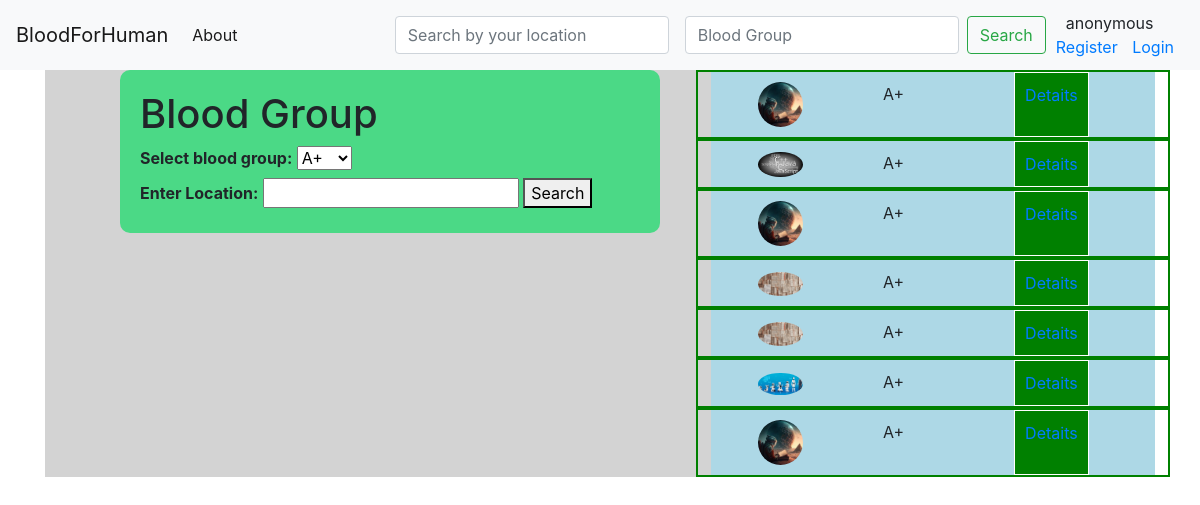
Page /Blood/Blood/A+ on the earlier database version.
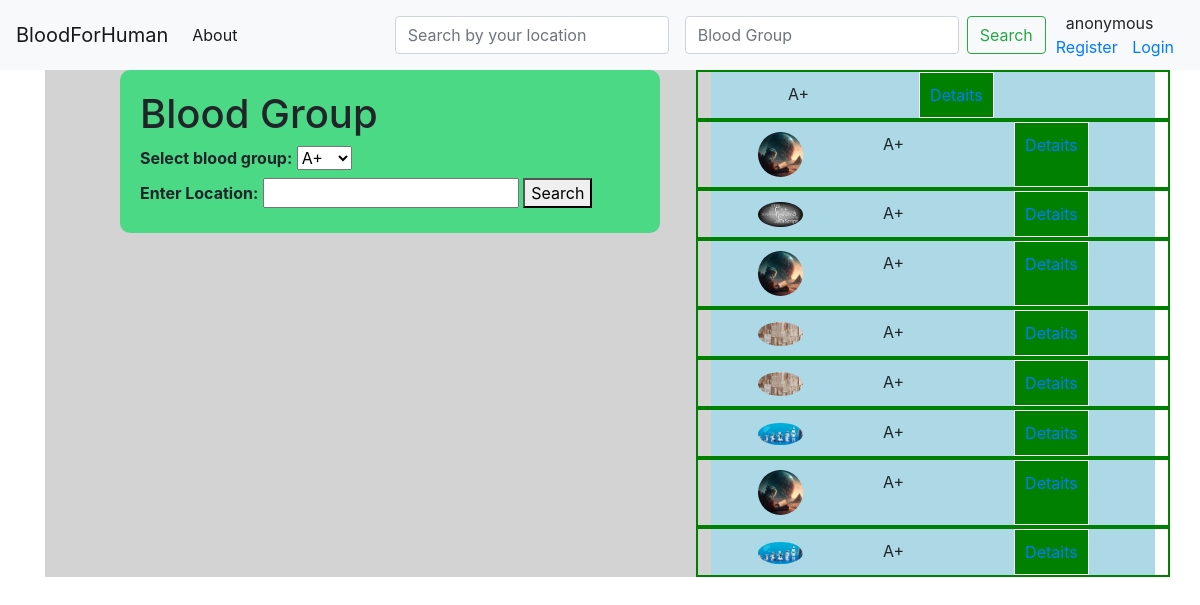
Same page on the later database version.
### accounts/models.py (models this page shows, shortened)
class CustomUser(AbstractUser):
    username = models.CharField(max_length=50, unique=True)
    first_name = models.CharField(max_length=40,null=True, blank=True)
    last_name = models.CharField(max_length=40, null=True, blank=True)
    email = models.EmailField(unique=True)
    password = models.CharField(max_length=50)
    bloodgroup = models.CharField(max_length=10)
    registertime = models.DateTimeField(auto_now_add=True)
    updatetime = models.DateTimeField(auto_now=True)
    donateStatus = models.BooleanField(choices=DONATE_CHOICES, default=True, null=True, blank=True)
    district = models.CharField(max_length = 100, null=True, blank=True)
    subdistrict = models.CharField(max_length = 100, null=True, blank=True)
    union = models.CharField(max_length = 100, null=True, blank=True)
    contract = models.CharField(max_length=11)
    image = models.ImageField(upload_to='profile_images/', blank=True, null=True)
    location_track = models.CharField(max_length=500)

### Blood/views.py (the view)
# urls.py: path('Blood/<str:group>', views.BloodViews.as_view(), name='bloodbank'),
class BloodViews(View):
    template_name = "bloodlist.html"
    model = CustomUser
    def get(self, request, *args, **kwargs):
        group = kwargs.get('group')
        availablelist = CustomUser.objects.filter(bloodgroup=group)
        return render(request, self.template_name,{'availablelist':availablelist})

### Contextprocessor/context_processor.py (called while the page is built)
def profile_picture(request):
    if request.user.is_authenticated:
        profile_image = request.user.image if hasattr(request.user, 'image') else None
        print('profile_image==== context=',profile_image)
        return {'profile_image': profile_image}
    return {}

### Blood/templates/bloodlist.html (shortened to what this page needs)
{% extends "base.html" %}
{% block content %}
<div class="container">
    <div class="left">
<div class="bg-img">
    <form class="container1" method="post" action="{% url 'searchdonors' %}">
    <h1>Blood Group</h1>
    <label for="blood-group"><b>Select blood group:</b></label>
    <div class="dropdown">
        <select name="blood_group" id="blood-group">
            <option value="A+">A+</option>
        </select>
    </div>
    <div>
       <label for="location"><b>Enter Location:</b></label>
       <input type="text" id="location" name="location">
       <button type="submit">Search</button>
    </div>
</form>
</div>
    </div>
    <div class="right">
        {% if availablelist %}
        {% for doner in availablelist %}
        <div class="row">
            <div class="profile-photo">
                {% if doner.image %}
                <img class="image-size" src="{{ doner.image.url }}" alt="Profile Picture" title="{{ doner.username }}">
                {% endif %}
            </div>
            <div class="cols">{{doner.bloodgroup}}</div>
            <div class="botton"> <a href="{% url 'donerdetails' doner.id %}">Detaits</a> </div>
        </div>
        {% endfor %}
        {% else %}
         <h1 class="nai">Empty List</h1>
        {% endif %}
    </div>
</div>
{% endblock content %}

Differences in the rows shown:
now on this page (row edited): CustomUser: bloodgroup "A+"
added CustomUser: image (picture), bloodgroup "A+"
